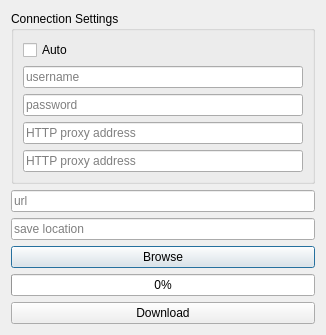
<?xml version="1.0" encoding="UTF-8"?>
<ui version="4.0">
 <class>downloadDialog</class>
 <widget class="QDialog" name="downloadDialog">
  <property name="geometry">
   <rect>
    <x>0</x>
    <y>0</y>
    <width>326</width>
    <height>316</height>
   </rect>
  </property>
  <property name="sizePolicy">
   <sizepolicy hsizetype="Preferred" vsizetype="Preferred">
    <horstretch>0</horstretch>
    <verstretch>0</verstretch>
   </sizepolicy>
  </property>
  <property name="windowTitle">
   <string>PyDownloader</string>
  </property>
  <layout class="QVBoxLayout" name="verticalLayout">
   <property name="sizeConstraint">
    <enum>QLayout::SetDefaultConstraint</enum>
   </property>
   <item>
    <widget class="QGroupBox" name="groupBox">
     <property name="title">
      <string>Connection Settings</string>
     </property>
     <layout class="QVBoxLayout" name="verticalLayout_2">
      <item>
       <widget class="QCheckBox" name="isAutoConnectCb">
        <property name="text">
         <string>Auto</string>
        </property>
       </widget>
      </item>
      <item>
       <widget class="QLineEdit" name="userNameLe">
        <property name="placeholderText">
         <string>username</string>
        </property>
       </widget>
      </item>
      <item>
       <widget class="QLineEdit" name="passwordLe">
        <property name="inputMask">
         <string/>
        </property>
        <property name="echoMode">
         <enum>QLineEdit::Password</enum>
        </property>
        <property name="placeholderText">
         <string>password</string>
        </property>
       </widget>
      </item>
      <item>
       <widget class="QLineEdit" name="httpProxyAddressLe">
        <property name="placeholderText">
         <string>HTTP proxy address</string>
        </property>
       </widget>
      </item>
      <item>
       <widget class="QLineEdit" name="httpsProxyAddressLe">
        <property name="placeholderText">
         <string>HTTP proxy address</string>
        </property>
       </widget>
      </item>
     </layout>
    </widget>
   </item>
   <item>
    <widget class="QLineEdit" name="urlLe">
     <property name="placeholderText">
      <string>url</string>
     </property>
    </widget>
   </item>
   <item>
    <widget class="QLineEdit" name="saveLocationLe">
     <property name="placeholderText">
      <string>save location</string>
     </property>
    </widget>
   </item>
   <item>
    <widget class="QPushButton" name="browseBtn">
     <property name="text">
      <string>Browse</string>
     </property>
    </widget>
   </item>
   <item>
    <widget class="QProgressBar" name="transferPb">
     <property name="value">
      <number>0</number>
     </property>
     <property name="alignment">
      <set>Qt::AlignCenter</set>
     </property>
    </widget>
   </item>
   <item>
    <widget class="QPushButton" name="downloadBtn">
     <property name="text">
      <string>Download</string>
     </property>
    </widget>
   </item>
  </layout>
 </widget>
 <resources/>
 <connections/>
</ui>
